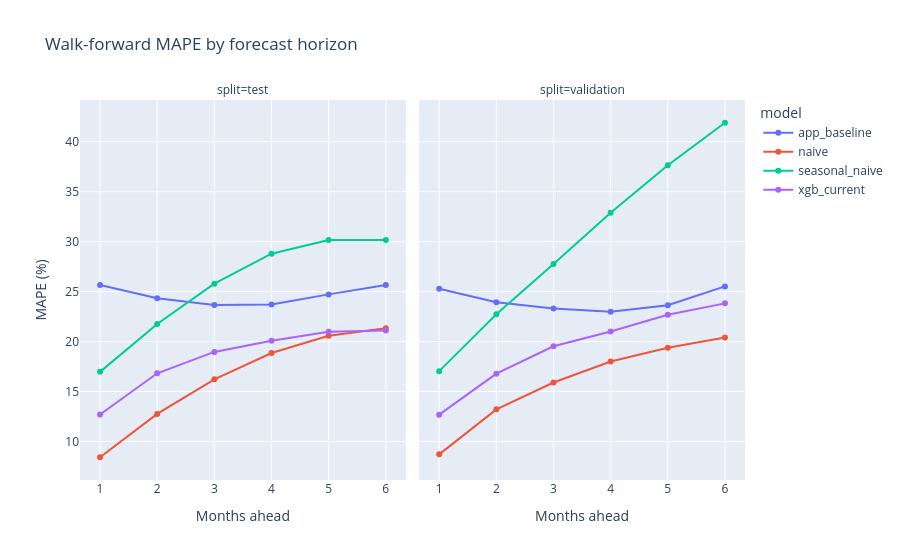
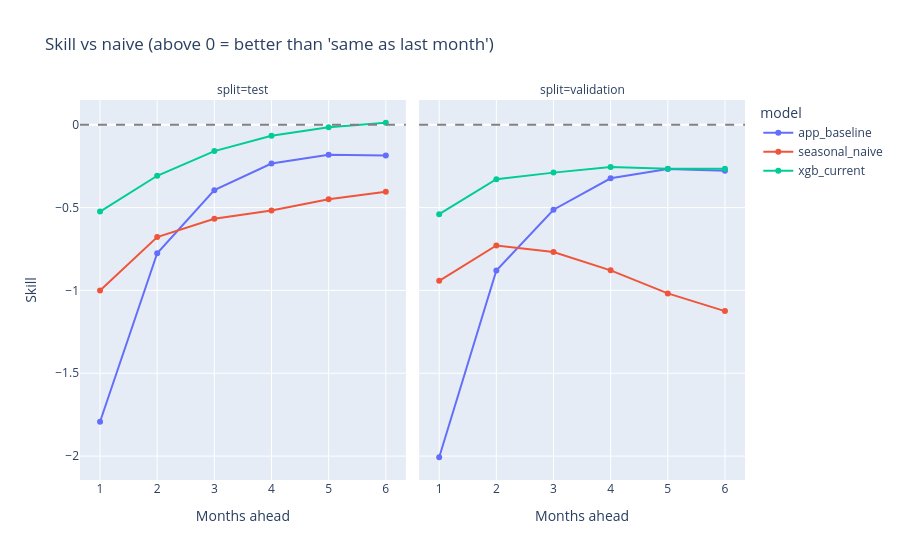

The cell these charts' notebook holds for them, in order:
### Code cell
fig = px.line(bt_summary, x="horizon", y="MAPE", color="model", facet_col="split",
              markers=True, title="Walk-forward MAPE by forecast horizon",
              labels={"horizon": "Months ahead", "MAPE": "MAPE (%)"})
fig.update_xaxes(dtick=1)
fig.show()

fig = px.line(bt_summary[bt_summary["model"] != "naive"], x="horizon", y="pooled_skill",
              color="model", facet_col="split", markers=True,
              title="Skill vs naive (above 0 = better than 'same as last month')",
              labels={"horizon": "Months ahead", "pooled_skill": "Skill"})
fig.add_hline(y=0, line_dash="dash", line_color="grey")
fig.update_xaxes(dtick=1)
fig.show()

### Figure 1 — Plotly figure (JSON) as saved in the notebook; plotly's stock layout.template omitted (floating-point values rounded to 4 significant figures)
{"data": [{"hovertemplate": "model=app_baseline<br>split=test<br>Months ahead=%{x}<br>MAPE (%)=%{y}<extra></extra>", "legendgroup": "app_baseline", "line": {"color": "#636efa", "dash": "solid"}, "marker": {"symbol": "circle"}, "mode": "lines+markers", "name": "app_baseline", "orientation": "v", "showlegend": true, "type": "scatter", "x": [1, 2, 3, 4, 5, 6], "xaxis": "x", "y": [25.65, 24.34, 23.66, 23.72, 24.72, 25.66], "yaxis": "y"}, {"hovertemplate": "model=app_baseline<br>split=validation<br>Months ahead=%{x}<br>MAPE (%)=%{y}<extra></extra>", "legendgroup": "app_baseline", "line": {"color": "#636efa", "dash": "solid"}, "marker": {"symbol": "circle"}, "mode": "lines+markers", "name": "app_baseline", "orientation": "v", "showlegend": false, "type": "scatter", "x": [1, 2, 3, 4, 5, 6], "xaxis": "x2", "y": [25.29, 23.93, 23.31, 22.98, 23.63, 25.52], "yaxis": "y2"}, {"hovertemplate": "model=naive<br>split=test<br>Months ahead=%{x}<br>MAPE (%)=%{y}<extra></extra>", "legendgroup": "naive", "line": {"color": "#EF553B", "dash": "solid"}, "marker": {"symbol": "circle"}, "mode": "lines+markers", "name": "naive", "orientation": "v", "showlegend": true, "type": "scatter", "x": [1, 2, 3, 4, 5, 6], "xaxis": "x", "y": [8.424, 12.76, 16.22, 18.85, 20.58, 21.33], "yaxis": "y"}, {"hovertemplate": "model=naive<br>split=validation<br>Months ahead=%{x}<br>MAPE (%)=%{y}<extra></extra>", "legendgroup": "naive", "line": {"color": "#EF553B", "dash": "solid"}, "marker": {"symbol": "circle"}, "mode": "lines+markers", "name": "naive", "orientation": "v", "showlegend": false, "type": "scatter", "x": [1, 2, 3, 4, 5, 6], "xaxis": "x2", "y": [8.715, 13.22, 15.9, 18.0, 19.38, 20.4], "yaxis": "y2"}, {"hovertemplate": "model=seasonal_naive<br>split=test<br>Months ahead=%{x}<br>MAPE (%)=%{y}<extra></extra>", "legendgroup": "seasonal_naive", "line": {"color": "#00cc96", "dash": "solid"}, "marker": {"symbol": "circle"}, "mode": "lines+markers", "name": "seasonal_naive", "orientation": "v", "showlegend": true, "type": "scatter", "x": [1, 2, 3, 4, 5, 6], "xaxis": "x", "y": [16.97, 21.76, 25.8, 28.79, 30.16, 30.16], "yaxis": "y"}, {"hovertemplate": "model=seasonal_naive<br>split=validation<br>Months ahead=%{x}<br>MAPE (%)=%{y}<extra></extra>", "legendgroup": "seasonal_naive", "line": {"color": "#00cc96", "dash": "solid"}, "marker": {"symbol": "circle"}, "mode": "lines+markers", "name": "seasonal_naive", "orientation": "v", "showlegend": false, "type": "scatter", "x": [1, 2, 3, 4, 5, 6], "xaxis": "x2", "y": [17.04, 22.73, 27.76, 32.89, 37.63, 41.9], "yaxis": "y2"}, {"hovertemplate": "model=xgb_current<br>split=test<br>Months ahead=%{x}<br>MAPE (%)=%{y}<extra></extra>", "legendgroup": "xgb_current", "line": {"color": "#ab63fa", "dash": "solid"}, "marker": {"symbol": "circle"}, "mode": "lines+markers", "name": "xgb_current", "orientation": "v", "showlegend": true, "type": "scatter", "x": [1, 2, 3, 4, 5, 6], "xaxis": "x", "y": [12.7, 16.83, 18.96, 20.08, 20.98, 21.11], "yaxis": "y"}, {"hovertemplate": "model=xgb_current<br>split=validation<br>Months ahead=%{x}<br>MAPE (%)=%{y}<extra></extra>", "legendgroup": "xgb_current", "line": {"color": "#ab63fa", "dash": "solid"}, "marker": {"symbol": "circle"}, "mode": "lines+markers", "name": "xgb_current", "orientation": "v", "showlegend": false, "type": "scatter", "x": [1, 2, 3, 4, 5, 6], "xaxis": "x2", "y": [12.69, 16.79, 19.52, 21.0, 22.69, 23.82], "yaxis": "y2"}], "layout": {"annotations": [{"font": {}, "showarrow": false, "text": "split=test", "x": 0.245, "xanchor": "center", "xref": "paper", "y": 1, "yanchor": "bottom", "yref": "paper"}, {"font": {}, "showarrow": false, "text": "split=validation", "x": 0.755, "xanchor": "center", "xref": "paper", "y": 1, "yanchor": "bottom", "yref": "paper"}], "legend": {"title": {"text": "model"}, "tracegroupgap": 0}, "title": {"text": "Walk-forward MAPE by forecast horizon"}, "xaxis": {"anchor": "y", "domain": [0, 0.49], "dtick": 1, "title": {"text": "Months ahead"}}, "xaxis2": {"anchor": "y2", "domain": [0.51, 1], "dtick": 1, "matches": "x", "title": {"text": "Months ahead"}}, "yaxis": {"anchor": "x", "domain": [0, 1], "title": {"text": "MAPE (%)"}}, "yaxis2": {"anchor": "x2", "domain": [0, 1], "matches": "y", "showticklabels": false}}}

### Figure 2 — Plotly figure (JSON) as saved in the notebook; plotly's stock layout.template omitted (floating-point values rounded to 4 significant figures)
{"data": [{"hovertemplate": "model=app_baseline<br>split=test<br>Months ahead=%{x}<br>Skill=%{y}<extra></extra>", "legendgroup": "app_baseline", "line": {"color": "#636efa", "dash": "solid"}, "marker": {"symbol": "circle"}, "mode": "lines+markers", "name": "app_baseline", "orientation": "v", "showlegend": true, "type": "scatter", "x": [1, 2, 3, 4, 5, 6], "xaxis": "x", "y": [-1.793, -0.776, -0.395, -0.234, -0.181, -0.186], "yaxis": "y"}, {"hovertemplate": "model=app_baseline<br>split=validation<br>Months ahead=%{x}<br>Skill=%{y}<extra></extra>", "legendgroup": "app_baseline", "line": {"color": "#636efa", "dash": "solid"}, "marker": {"symbol": "circle"}, "mode": "lines+markers", "name": "app_baseline", "orientation": "v", "showlegend": false, "type": "scatter", "x": [1, 2, 3, 4, 5, 6], "xaxis": "x2", "y": [-2.007, -0.88, -0.513, -0.323, -0.267, -0.277], "yaxis": "y2"}, {"hovertemplate": "model=seasonal_naive<br>split=test<br>Months ahead=%{x}<br>Skill=%{y}<extra></extra>", "legendgroup": "seasonal_naive", "line": {"color": "#EF553B", "dash": "solid"}, "marker": {"symbol": "circle"}, "mode": "lines+markers", "name": "seasonal_naive", "orientation": "v", "showlegend": true, "type": "scatter", "x": [1, 2, 3, 4, 5, 6], "xaxis": "x", "y": [-1.0, -0.678, -0.567, -0.518, -0.45, -0.405], "yaxis": "y"}, {"hovertemplate": "model=seasonal_naive<br>split=validation<br>Months ahead=%{x}<br>Skill=%{y}<extra></extra>", "legendgroup": "seasonal_naive", "line": {"color": "#EF553B", "dash": "solid"}, "marker": {"symbol": "circle"}, "mode": "lines+markers", "name": "seasonal_naive", "orientation": "v", "showlegend": false, "type": "scatter", "x": [1, 2, 3, 4, 5, 6], "xaxis": "x2", "y": [-0.942, -0.729, -0.768, -0.879, -1.018, -1.125], "yaxis": "y2"}, {"hovertemplate": "model=xgb_current<br>split=test<br>Months ahead=%{x}<br>Skill=%{y}<extra></extra>", "legendgroup": "xgb_current", "line": {"color": "#00cc96", "dash": "solid"}, "marker": {"symbol": "circle"}, "mode": "lines+markers", "name": "xgb_current", "orientation": "v", "showlegend": true, "type": "scatter", "x": [1, 2, 3, 4, 5, 6], "xaxis": "x", "y": [-0.524, -0.308, -0.159, -0.067, -0.015, 0.012], "yaxis": "y"}, {"hovertemplate": "model=xgb_current<br>split=validation<br>Months ahead=%{x}<br>Skill=%{y}<extra></extra>", "legendgroup": "xgb_current", "line": {"color": "#00cc96", "dash": "solid"}, "marker": {"symbol": "circle"}, "mode": "lines+markers", "name": "xgb_current", "orientation": "v", "showlegend": false, "type": "scatter", "x": [1, 2, 3, 4, 5, 6], "xaxis": "x2", "y": [-0.54, -0.329, -0.289, -0.255, -0.265, -0.265], "yaxis": "y2"}], "layout": {"annotations": [{"showarrow": false, "text": "split=test", "x": 0.245, "xanchor": "center", "xref": "paper", "y": 1, "yanchor": "bottom", "yref": "paper"}, {"showarrow": false, "text": "split=validation", "x": 0.755, "xanchor": "center", "xref": "paper", "y": 1, "yanchor": "bottom", "yref": "paper"}], "legend": {"title": {"text": "model"}, "tracegroupgap": 0}, "shapes": [{"line": {"color": "grey", "dash": "dash"}, "type": "line", "x0": 0, "x1": 1, "xref": "x domain", "y0": 0, "y1": 0, "yref": "y"}, {"line": {"color": "grey", "dash": "dash"}, "type": "line", "x0": 0, "x1": 1, "xref": "x2 domain", "y0": 0, "y1": 0, "yref": "y2"}], "title": {"text": "Skill vs naive (above 0 = better than 'same as last month')"}, "xaxis": {"anchor": "y", "domain": [0, 0.49], "dtick": 1, "title": {"text": "Months ahead"}}, "xaxis2": {"anchor": "y2", "domain": [0.51, 1], "dtick": 1, "matches": "x", "title": {"text": "Months ahead"}}, "yaxis": {"anchor": "x", "domain": [0, 1], "title": {"text": "Skill"}}, "yaxis2": {"anchor": "x2", "domain": [0, 1], "matches": "y", "showticklabels": false}}}
